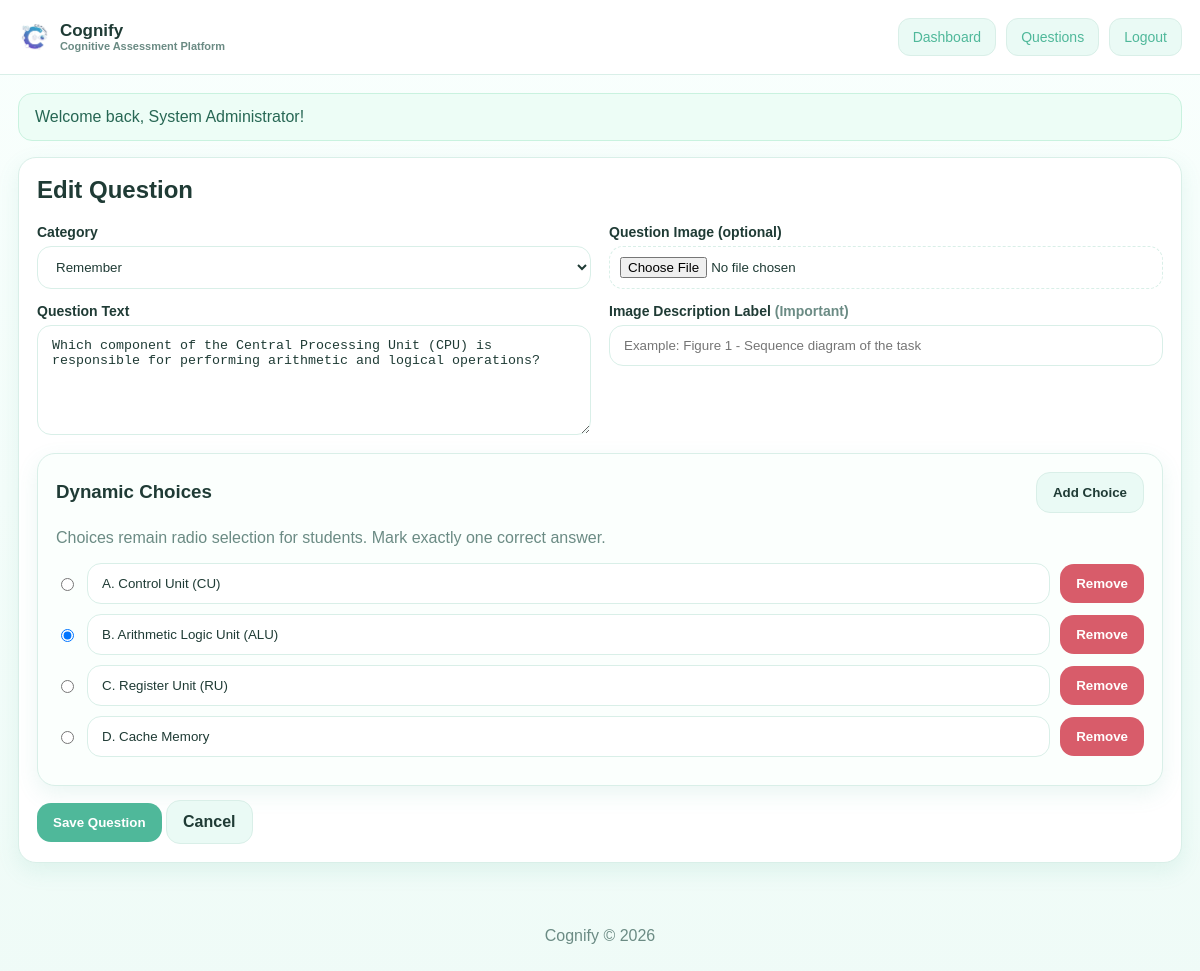
The page /admin/question_form.php?id=2 (signed in) on the database its author committed.
### tables this page shows
CREATE TABLE `questions` (
  `question_id` int(11) NOT NULL,
  `category_id` int(11) NOT NULL,
  `question_text` text NOT NULL,
  `question_image` varchar(255) DEFAULT '',
  `image_label` varchar(255) DEFAULT '',
  `created_at` datetime DEFAULT NULL
);

CREATE TABLE `categories` (
  `category_id` int(11) NOT NULL,
  `name` varchar(50) NOT NULL
);

CREATE TABLE `question_choices` (
  `choice_id` int(11) NOT NULL,
  `question_id` int(11) NOT NULL,
  `choice_text` text NOT NULL,
  `is_correct` tinyint(1) NOT NULL DEFAULT 0,
  `sort_order` int(11) NOT NULL DEFAULT 1
);

### admin/question_form.php (the view, shortened to what this page needs)
<?php
require_once '../config.php';
$question_id = isset($_GET['id']) ? intval($_GET['id']) : 0;
$editing = false;
$question = array(
    'category_id' => '',
    'question_text' => '',
    'question_image' => '',
    'image_label' => ''
);
$choices = array();
if ($question_id > 0) {
    $editing = true;
    $res = mysqli_query($con, "SELECT * FROM questions WHERE question_id = $question_id LIMIT 1");
    if ($res && mysqli_num_rows($res) > 0) {
        $question = mysqli_fetch_assoc($res);
        $c_res = mysqli_query($con, "SELECT * FROM question_choices WHERE question_id = $question_id ORDER BY sort_order ASC, choice_id ASC");
        while ($c_row = mysqli_fetch_assoc($c_res)) {
            $choices[] = $c_row;
        }
    } else {
        set_flash('danger', 'Question not found.');
        redirect_to('questions.php');
    }
}
$cat_res = mysqli_query($con, "SELECT * FROM categories ORDER BY " . category_order_case() . " ASC");
include '../inc/header.php';
?>
<div class="card">
    <h2 class="mt-0"><?php echo $editing ? 'Edit Question' : 'Create Question'; ?></h2>
    <form method="post" enctype="multipart/form-data">
        <div class="grid grid-2">
            <div>
                <div class="form-group">
                    <label>Category</label>
                    <select name="category_id" required>
                        <?php while ($cat = mysqli_fetch_assoc($cat_res)) { ?>
                            <option value="<?php echo intval($cat['category_id']); ?>" <?php echo intval($question['category_id']) === intval($cat['category_id']) ? 'selected' : ''; ?>>
                                <?php echo esc($cat['name']); ?>
                            </option>
                        <?php } ?>
                    </select>
                </div>
                <div class="form-group">
                    <label>Question Text</label>
                    <textarea name="question_text" required><?php echo esc($question['question_text']); ?></textarea>
                </div>
            </div>
            <div>
                <div class="form-group">
                    <label>Question Image (optional)</label>
                    <input type="file" name="question_image" accept="image/*">
                </div>
                <div class="form-group">
                    <label>Image Description Label <span class="muted">(Important)</span></label>
                    <input type="text" name="image_label" value="<?php echo esc($question['image_label']); ?>" placeholder="Example: Figure 1 - Sequence diagram of the task">
                </div>
            </div>
        </div>
        <div class="card" style="background:#fbfffd">
            <div class="flex-between">
                <h3 class="mt-0 mb-0">Dynamic Choices</h3>
                <button class="btn btn-light" type="button" id="addChoiceBtn">Add Choice</button>
            </div>
            <p class="muted">Choices remain radio selection for students. Mark exactly one correct answer.</p>
            <div id="choiceWrap">
                <?php foreach ($choices as $index => $choice) { ?>
                    <div class="choice-row">
                        <input type="radio" name="correct_choice" value="<?php echo $index; ?>" <?php echo intval($choice['is_correct']) === 1 ? 'checked' : ''; ?>>
                        <input type="text" name="choice_text[]" value="<?php echo esc($choice['choice_text']); ?>" placeholder="Choice text">
                        <button class="btn btn-danger remove-choice" type="button">Remove</button>
                    </div>
                <?php } ?>
            </div>
        </div>
        <div class="mt-2">
            <button class="btn" type="submit">Save Question</button>
            <a class="btn btn-light" href="questions.php">Cancel</a>
        </div>
    </form>
</div>
<?php include '../inc/footer.php'; ?>

### assets/css/style.css (style rules this page uses)
:root { --mint:#88d8c0; --mint-dark:#4fb89a; --mint-soft:#eafaf5; --bg:#f7fffc; --card:#ffffff; --text:#1f3b35; --muted:#6b8b84; --border:#d9efe8; --danger:#d85c6a; --warning:#f1b24a; --shadow:0 8px 22px rgba(79,184,154,.12); --radius:18px; }
* { box-sizing:border-box }
html,body { margin:0;padding:0;font-family:Arial,Helvetica,sans-serif;background:linear-gradient(180deg,#f9fffd 0%,#effbf7 100%);color:var(--text) }
a { color:var(--mint-dark);text-decoration:none }
.grid { display:grid;gap:18px }
.grid-2 { grid-template-columns:repeat(2, minmax(0,1fr)) }
.card { background:var(--card);border:1px solid var(--border);border-radius:var(--radius);padding:18px;box-shadow:var(--shadow) }
.card h1,.card h2,.card h3,.card h4 { margin-top:0 }
.muted { color:var(--muted) }
.btn { display:inline-block;border:none;border-radius:14px;padding:12px 16px;background:var(--mint-dark);color:#fff;font-weight:bold;cursor:pointer;transition:.2s }
.btn-light { background:var(--mint-soft);color:var(--text);border:1px solid var(--border) }
.btn-danger { background:var(--danger) }
.form-group { margin-bottom:14px }
label { display:block;font-size:14px;font-weight:bold;margin-bottom:6px }
input[type=text],input[type=password],input[type=number],input[type=email],select,textarea { width:100%;padding:12px 14px;border:1px solid var(--border);border-radius:14px;background:#fff;color:var(--text);outline:none }
textarea { min-height:110px;resize:vertical }
input[type=file] { width:100%;padding:10px;background:#fff;border:1px dashed var(--border);border-radius:14px }
.radio-line,.choice-row { display:flex;gap:10px;align-items:center }
.choice-row { margin-bottom:10px }
.choice-row input[type=text] { flex:1 }
.flex-between { display:flex;justify-content:space-between;align-items:center;gap:10px }
.mt-0 { margin-top:0 }
.mb-0 { margin-bottom:0 }
.mt-2 { margin-top:14px }

### rows shown on the page
questions: category_id "Remember", question_text "Which component of the Central Processing Unit (CPU) is responsible for performing arithmetic and logical operations?"
question_choices: choice_text "A. Control Unit (CU)"
question_choices: is_correct "☑", choice_text "B. Arithmetic Logic Unit (ALU)"
question_choices: choice_text "C. Register Unit (RU)"
question_choices: choice_text "D. Cache Memory"

### other values the page prints
$link['label'] "Dashboard"
$link['label'] "Questions"
$link['label'] "Logout"
$flash['message'] "Welcome back, System Administrator!"
